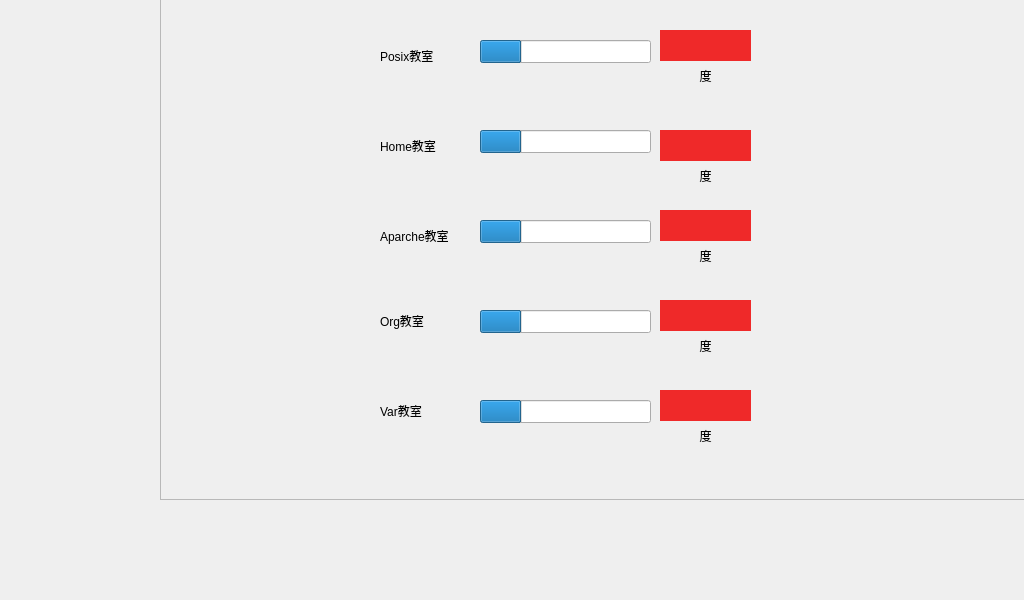
<?xml version="1.0" encoding="UTF-8"?>
<ui version="4.0">
 <class>TempWidget</class>
 <widget class="QWidget" name="TempWidget">
  <property name="geometry">
   <rect>
    <x>0</x>
    <y>0</y>
    <width>1024</width>
    <height>600</height>
   </rect>
  </property>
  <property name="windowTitle">
   <string>Form</string>
  </property>
  <property name="styleSheet">
   <string notr="true"/>
  </property>
  <widget class="QFrame" name="frame">
   <property name="geometry">
    <rect>
     <x>160</x>
     <y>-20</y>
     <width>871</width>
     <height>520</height>
    </rect>
   </property>
   <property name="frameShape">
    <enum>QFrame::StyledPanel</enum>
   </property>
   <property name="frameShadow">
    <enum>QFrame::Raised</enum>
   </property>
   <widget class="QLabel" name="label">
    <property name="geometry">
     <rect>
      <x>220</x>
      <y>50</y>
      <width>91</width>
      <height>51</height>
     </rect>
    </property>
    <property name="styleSheet">
     <string notr="true">font: 11pt &quot;文泉驿微米黑&quot;;</string>
    </property>
    <property name="text">
     <string>Posix教室</string>
    </property>
   </widget>
   <widget class="QLabel" name="label_2">
    <property name="geometry">
     <rect>
      <x>220</x>
      <y>140</y>
      <width>91</width>
      <height>51</height>
     </rect>
    </property>
    <property name="styleSheet">
     <string notr="true">font: 11pt &quot;文泉驿微米黑&quot;;</string>
    </property>
    <property name="text">
     <string>Home教室</string>
    </property>
   </widget>
   <widget class="QLabel" name="label_3">
    <property name="geometry">
     <rect>
      <x>220</x>
      <y>230</y>
      <width>91</width>
      <height>51</height>
     </rect>
    </property>
    <property name="styleSheet">
     <string notr="true">font: 11pt &quot;文泉驿微米黑&quot;;</string>
    </property>
    <property name="text">
     <string>Aparche教室</string>
    </property>
   </widget>
   <widget class="QLabel" name="label_4">
    <property name="geometry">
     <rect>
      <x>220</x>
      <y>310</y>
      <width>91</width>
      <height>61</height>
     </rect>
    </property>
    <property name="styleSheet">
     <string notr="true">font: 11pt &quot;文泉驿微米黑&quot;;</string>
    </property>
    <property name="text">
     <string>Org教室</string>
    </property>
   </widget>
   <widget class="QLabel" name="label_5">
    <property name="geometry">
     <rect>
      <x>220</x>
      <y>400</y>
      <width>101</width>
      <height>61</height>
     </rect>
    </property>
    <property name="styleSheet">
     <string notr="true">font: 11pt &quot;文泉驿微米黑&quot;;</string>
    </property>
    <property name="text">
     <string>Var教室</string>
    </property>
   </widget>
   <widget class="QLabel" name="tmpPosix">
    <property name="geometry">
     <rect>
      <x>500</x>
      <y>50</y>
      <width>91</width>
      <height>31</height>
     </rect>
    </property>
    <property name="styleSheet">
     <string notr="true">background-color: rgb(239, 41, 41);</string>
    </property>
    <property name="text">
     <string/>
    </property>
    <property name="alignment">
     <set>Qt::AlignCenter</set>
    </property>
   </widget>
   <widget class="QProgressBar" name="progressBar">
    <property name="geometry">
     <rect>
      <x>320</x>
      <y>60</y>
      <width>171</width>
      <height>23</height>
     </rect>
    </property>
    <property name="value">
     <number>24</number>
    </property>
    <property name="textVisible">
     <bool>false</bool>
    </property>
    <property name="orientation">
     <enum>Qt::Horizontal</enum>
    </property>
    <property name="invertedAppearance">
     <bool>false</bool>
    </property>
    <property name="textDirection">
     <enum>QProgressBar::TopToBottom</enum>
    </property>
   </widget>
   <widget class="QProgressBar" name="progressBar_2">
    <property name="geometry">
     <rect>
      <x>320</x>
      <y>150</y>
      <width>171</width>
      <height>23</height>
     </rect>
    </property>
    <property name="value">
     <number>24</number>
    </property>
    <property name="textVisible">
     <bool>false</bool>
    </property>
   </widget>
   <widget class="QProgressBar" name="progressBar_3">
    <property name="geometry">
     <rect>
      <x>320</x>
      <y>240</y>
      <width>171</width>
      <height>23</height>
     </rect>
    </property>
    <property name="value">
     <number>24</number>
    </property>
    <property name="textVisible">
     <bool>false</bool>
    </property>
   </widget>
   <widget class="QProgressBar" name="progressBar_4">
    <property name="geometry">
     <rect>
      <x>320</x>
      <y>330</y>
      <width>171</width>
      <height>23</height>
     </rect>
    </property>
    <property name="value">
     <number>24</number>
    </property>
    <property name="textVisible">
     <bool>false</bool>
    </property>
   </widget>
   <widget class="QProgressBar" name="progressBar_5">
    <property name="geometry">
     <rect>
      <x>320</x>
      <y>420</y>
      <width>171</width>
      <height>23</height>
     </rect>
    </property>
    <property name="value">
     <number>24</number>
    </property>
    <property name="textVisible">
     <bool>false</bool>
    </property>
   </widget>
   <widget class="QLabel" name="label_21">
    <property name="geometry">
     <rect>
      <x>500</x>
      <y>80</y>
      <width>91</width>
      <height>31</height>
     </rect>
    </property>
    <property name="styleSheet">
     <string notr="true">font: 11pt &quot;文泉驿微米黑&quot;;</string>
    </property>
    <property name="text">
     <string>度</string>
    </property>
    <property name="alignment">
     <set>Qt::AlignCenter</set>
    </property>
   </widget>
   <widget class="QLabel" name="label_22">
    <property name="geometry">
     <rect>
      <x>500</x>
      <y>180</y>
      <width>91</width>
      <height>31</height>
     </rect>
    </property>
    <property name="styleSheet">
     <string notr="true">font: 11pt &quot;文泉驿微米黑&quot;;</string>
    </property>
    <property name="text">
     <string>度</string>
    </property>
    <property name="alignment">
     <set>Qt::AlignCenter</set>
    </property>
   </widget>
   <widget class="QLabel" name="tmpHome">
    <property name="geometry">
     <rect>
      <x>500</x>
      <y>150</y>
      <width>91</width>
      <height>31</height>
     </rect>
    </property>
    <property name="styleSheet">
     <string notr="true">background-color: rgb(239, 41, 41);</string>
    </property>
    <property name="text">
     <string/>
    </property>
    <property name="alignment">
     <set>Qt::AlignCenter</set>
    </property>
   </widget>
   <widget class="QLabel" name="label_23">
    <property name="geometry">
     <rect>
      <x>500</x>
      <y>260</y>
      <width>91</width>
      <height>31</height>
     </rect>
    </property>
    <property name="styleSheet">
     <string notr="true">font: 11pt &quot;文泉驿微米黑&quot;;</string>
    </property>
    <property name="text">
     <string>度</string>
    </property>
    <property name="alignment">
     <set>Qt::AlignCenter</set>
    </property>
   </widget>
   <widget class="QLabel" name="tmpApa">
    <property name="geometry">
     <rect>
      <x>500</x>
      <y>230</y>
      <width>91</width>
      <height>31</height>
     </rect>
    </property>
    <property name="styleSheet">
     <string notr="true">background-color: rgb(239, 41, 41);</string>
    </property>
    <property name="text">
     <string/>
    </property>
    <property name="alignment">
     <set>Qt::AlignCenter</set>
    </property>
   </widget>
   <widget class="QLabel" name="label_24">
    <property name="geometry">
     <rect>
      <x>500</x>
      <y>350</y>
      <width>91</width>
      <height>31</height>
     </rect>
    </property>
    <property name="styleSheet">
     <string notr="true">font: 11pt &quot;文泉驿微米黑&quot;;</string>
    </property>
    <property name="text">
     <string>度</string>
    </property>
    <property name="alignment">
     <set>Qt::AlignCenter</set>
    </property>
   </widget>
   <widget class="QLabel" name="tmpOrg">
    <property name="geometry">
     <rect>
      <x>500</x>
      <y>320</y>
      <width>91</width>
      <height>31</height>
     </rect>
    </property>
    <property name="styleSheet">
     <string notr="true">background-color: rgb(239, 41, 41);</string>
    </property>
    <property name="text">
     <string/>
    </property>
    <property name="alignment">
     <set>Qt::AlignCenter</set>
    </property>
   </widget>
   <widget class="QLabel" name="label_26">
    <property name="geometry">
     <rect>
      <x>500</x>
      <y>440</y>
      <width>91</width>
      <height>31</height>
     </rect>
    </property>
    <property name="styleSheet">
     <string notr="true">font: 11pt &quot;文泉驿微米黑&quot;;</string>
    </property>
    <property name="text">
     <string>度</string>
    </property>
    <property name="alignment">
     <set>Qt::AlignCenter</set>
    </property>
   </widget>
   <widget class="QLabel" name="tmpVar">
    <property name="geometry">
     <rect>
      <x>500</x>
      <y>410</y>
      <width>91</width>
      <height>31</height>
     </rect>
    </property>
    <property name="styleSheet">
     <string notr="true">background-color: rgb(239, 41, 41);</string>
    </property>
    <property name="text">
     <string/>
    </property>
    <property name="alignment">
     <set>Qt::AlignCenter</set>
    </property>
   </widget>
  </widget>
 </widget>
 <resources/>
 <connections/>
</ui>
